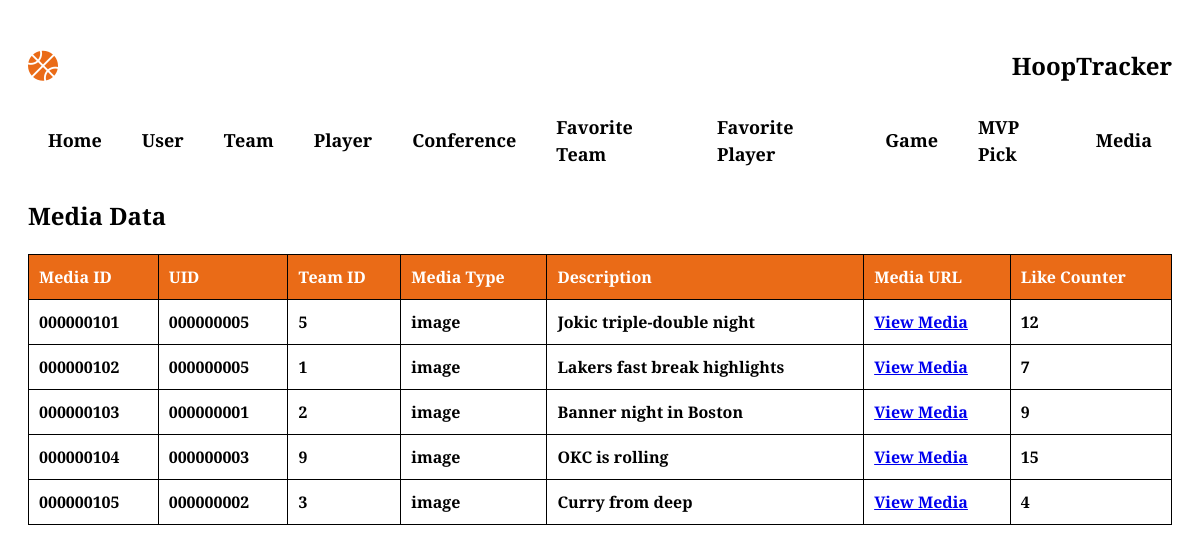
Screenshot of /Media.php with the database file from the repository.
### tables this page shows
CREATE TABLE Media (
    Media_ID     CHAR(9) PRIMARY KEY,
    UID          CHAR(9) NOT NULL,
    Team_ID      INT     NOT NULL,
    Media_Type   VARCHAR(20),
    Description  VARCHAR(1000),
    MediaURL     VARCHAR(255) NOT NULL,
    Like_Counter INT DEFAULT 0,
    FOREIGN KEY (UID) REFERENCES User(UID),
    FOREIGN KEY (Team_ID) REFERENCES Team(Team_ID)
);

### Media.php (the view, shortened to what this page needs)
<?php
require_once __DIR__ . '/db.php';
?>
<!DOCTYPE html>
<html lang="en">
<head>
</head>
<body>
    <div id="header">
        <div class="container">
            <nav>
                <i class="fa-solid fa-basketball"></i><h2>HoopTracker</h2>
                <ul>
                <li><a href="source.html">Home</a></li>
				<li><a href="User.php">User</a></li>
                <li><a href="Team.php">Team</a></li>
                <li><a href="Player.php">Player</a></li>
                <li><a href="Conference.php">Conference</a></li>
                <li><a href="FavTeam.php">Favorite Team</a></li>
                <li><a href="FavPlayer.php">Favorite Player</a></li>
                <li><a href="Game.php">Game</a></li>
                <li><a href="MVP_Pick.php">MVP Pick</a></li>
                <li><a href="Media.php">Media</a></li>
			</ul>
            </nav>
        </div>
    </div>
    <div class="container">
        <h2>Media Data</h2>
        <?php
        $sql = "SELECT * FROM Media";
        $result = mysqli_query($conn, $sql);
        if (mysqli_num_rows($result) > 0) {
            echo "<table>\n";
            echo "<tr>\n";
            echo "<th>Media ID</th>\n
                  <th>UID</th>\n
                  <th>Team ID</th>\n
                  <th>Media Type</th>\n
                  <th>Description</th>\n
                  <th>Media URL</th>\n
                  <th>Like Counter</th>\n";
            echo "</tr>\n";
            while($row = mysqli_fetch_row($result)) {
                echo "<tr>\n";
                echo "<td>" . $row[0] . "</td>\n";
                echo "<td>" . $row[1] . "</td>\n";
                echo "<td>" . $row[2] . "</td>\n";
                echo "<td>" . $row[3] . "</td>\n";
                echo "<td>" . $row[4] . "</td>\n";
                echo "<td><a href='" . $row[5] . "' target='_blank'>View Media</a></td>\n";
                echo "<td>" . $row[6] . "</td>\n";
                echo "</tr>\n";
            }
            echo "</table>\n";
        } else {
            echo "<p>No media data found.</p>";
        }
        ?>
    </div>
</body>
</html>

### Media.php (style rules this page uses)
body { font-family: "Crimson Text", serif; font-weight: 600; font-style: normal; padding: 20px; line-height: 1.5; }
i { margin-right: 10px; font-size: 30px; color: #ea6b17; }
nav { display: flex; align-items: center; justify-content: space-between; flex-wrap: wrap; }
nav ul { display: flex; align-items: center; list-style: none; padding: 0; margin: 0; margin-left: auto; }
nav ul li { margin: 10px 20px; }
nav ul li a { text-decoration: none; font-size: 18px; position: relative; color: black; transition: color 0.3s ease; }
table { width: 100%; border-collapse: collapse; margin-top: 20px; }
th, td { border: 1px solid black; padding: 10px; text-align: left; }
th { background-color: #ea6b17; color: white; }

### rows the page displays
media: Media_ID "000000101", UID "000000005", Team_ID "5", Media_Type "image", Description "Jokic triple-double night", Like_Counter "12"
media: Media_ID "000000102", UID "000000005", Team_ID "1", Media_Type "image", Description "Lakers fast break highlights", Like_Counter "7"
media: Media_ID "000000103", UID "000000001", Team_ID "2", Media_Type "image", Description "Banner night in Boston", Like_Counter "9"
media: Media_ID "000000104", UID "000000003", Team_ID "9", Media_Type "image", Description "OKC is rolling", Like_Counter "15"
media: Media_ID "000000105", UID "000000002", Team_ID "3", Media_Type "image", Description "Curry from deep", Like_Counter "4"
